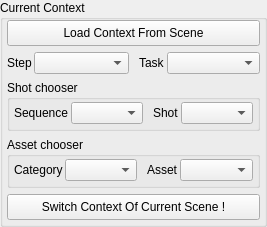
        <widget class="QGroupBox" name="groupBox">
         <property name="title">
          <string>Current Context</string>
         </property>
         <layout class="QVBoxLayout" name="verticalLayout_5">
          <property name="leftMargin">
           <number>4</number>
          </property>
          <property name="topMargin">
           <number>0</number>
          </property>
          <property name="rightMargin">
           <number>4</number>
          </property>
          <property name="bottomMargin">
           <number>4</number>
          </property>
          <item>
           <layout class="QVBoxLayout" name="verticalLayout_13">
            <property name="spacing">
             <number>6</number>
            </property>
            <property name="topMargin">
             <number>0</number>
            </property>
            <item>
             <widget class="QPushButton" name="sm_detect_bt">
              <property name="sizePolicy">
               <sizepolicy hsizetype="Preferred" vsizetype="Preferred">
                <horstretch>0</horstretch>
                <verstretch>0</verstretch>
               </sizepolicy>
              </property>
              <property name="minimumSize">
               <size>
                <width>0</width>
                <height>26</height>
               </size>
              </property>
              <property name="text">
               <string>Load Context From Scene</string>
              </property>
             </widget>
            </item>
            <item>
             <layout class="QHBoxLayout" name="horizontalLayout_10">
              <property name="spacing">
               <number>10</number>
              </property>
              <property name="leftMargin">
               <number>0</number>
              </property>
              <property name="rightMargin">
               <number>0</number>
              </property>
              <item>
               <layout class="QHBoxLayout" name="horizontalLayout">
                <property name="spacing">
                 <number>2</number>
                </property>
                <item>
                 <widget class="QLabel" name="label">
                  <property name="sizePolicy">
                   <sizepolicy hsizetype="Fixed" vsizetype="Fixed">
                    <horstretch>0</horstretch>
                    <verstretch>0</verstretch>
                   </sizepolicy>
                  </property>
                  <property name="text">
                   <string>Step</string>
                  </property>
                 </widget>
                </item>
                <item>
                 <widget class="QComboBox" name="sm_step_dd"/>
                </item>
               </layout>
              </item>
              <item>
               <layout class="QHBoxLayout" name="horizontalLayout_2">
                <property name="spacing">
                 <number>2</number>
                </property>
                <item>
                 <widget class="QLabel" name="label_2">
                  <property name="sizePolicy">
                   <sizepolicy hsizetype="Fixed" vsizetype="Preferred">
                    <horstretch>0</horstretch>
                    <verstretch>0</verstretch>
                   </sizepolicy>
                  </property>
                  <property name="text">
                   <string>Task</string>
                  </property>
                 </widget>
                </item>
                <item>
                 <widget class="QComboBox" name="sm_task_dd"/>
                </item>
               </layout>
              </item>
             </layout>
            </item>
            <item>
             <widget class="QGroupBox" name="sm_shot_chooser_grp">
              <property name="title">
               <string>Shot chooser</string>
              </property>
              <layout class="QHBoxLayout" name="horizontalLayout_14">
               <property name="spacing">
                <number>10</number>
               </property>
               <property name="leftMargin">
                <number>4</number>
               </property>
               <property name="topMargin">
                <number>2</number>
               </property>
               <property name="rightMargin">
                <number>4</number>
               </property>
               <property name="bottomMargin">
                <number>4</number>
               </property>
               <item>
                <layout class="QHBoxLayout" name="horizontalLayout_5">
                 <property name="spacing">
                  <number>2</number>
                 </property>
                 <item>
                  <widget class="QLabel" name="label_5">
                   <property name="sizePolicy">
                    <sizepolicy hsizetype="Fixed" vsizetype="Preferred">
                     <horstretch>0</horstretch>
                     <verstretch>0</verstretch>
                    </sizepolicy>
                   </property>
                   <property name="text">
                    <string>Sequence</string>
                   </property>
                  </widget>
                 </item>
                 <item>
                  <widget class="QComboBox" name="sm_seq_dd"/>
                 </item>
                </layout>
               </item>
               <item>
                <layout class="QHBoxLayout" name="horizontalLayout_6">
                 <property name="spacing">
                  <number>2</number>
                 </property>
                 <item>
                  <widget class="QLabel" name="label_6">
                   <property name="sizePolicy">
                    <sizepolicy hsizetype="Fixed" vsizetype="Preferred">
                     <horstretch>0</horstretch>
                     <verstretch>0</verstretch>
                    </sizepolicy>
                   </property>
                   <property name="text">
                    <string>Shot</string>
                   </property>
                  </widget>
                 </item>
                 <item>
                  <widget class="QComboBox" name="sm_shot_dd"/>
                 </item>
                </layout>
               </item>
              </layout>
             </widget>
            </item>
            <item>
             <widget class="QGroupBox" name="sm_asset_chooser_grp">
              <property name="sizePolicy">
               <sizepolicy hsizetype="Preferred" vsizetype="Preferred">
                <horstretch>0</horstretch>
                <verstretch>0</verstretch>
               </sizepolicy>
              </property>
              <property name="title">
               <string>Asset chooser</string>
              </property>
              <layout class="QHBoxLayout" name="horizontalLayout_15">
               <property name="spacing">
                <number>10</number>
               </property>
               <property name="leftMargin">
                <number>4</number>
               </property>
               <property name="topMargin">
                <number>2</number>
               </property>
               <property name="rightMargin">
                <number>4</number>
               </property>
               <property name="bottomMargin">
                <number>4</number>
               </property>
               <item>
                <layout class="QHBoxLayout" name="horizontalLayout_7">
                 <property name="spacing">
                  <number>2</number>
                 </property>
                 <item>
                  <widget class="QLabel" name="label_3">
                   <property name="sizePolicy">
                    <sizepolicy hsizetype="Fixed" vsizetype="Preferred">
                     <horstretch>0</horstretch>
                     <verstretch>0</verstretch>
                    </sizepolicy>
                   </property>
                   <property name="text">
                    <string>Category</string>
                   </property>
                  </widget>
                 </item>
                 <item>
                  <widget class="QComboBox" name="sm_categ_dd"/>
                 </item>
                </layout>
               </item>
               <item>
                <layout class="QHBoxLayout" name="horizontalLayout_8">
                 <property name="spacing">
                  <number>2</number>
                 </property>
                 <item>
                  <widget class="QLabel" name="label_4">
                   <property name="sizePolicy">
                    <sizepolicy hsizetype="Fixed" vsizetype="Preferred">
                     <horstretch>0</horstretch>
                     <verstretch>0</verstretch>
                    </sizepolicy>
                   </property>
                   <property name="text">
                    <string>Asset</string>
                   </property>
                  </widget>
                 </item>
                 <item>
                  <widget class="QComboBox" name="sm_asset_dd"/>
                 </item>
                </layout>
               </item>
              </layout>
             </widget>
            </item>
            <item>
             <widget class="QPushButton" name="sm_switchContext_bt">
              <property name="sizePolicy">
               <sizepolicy hsizetype="Preferred" vsizetype="Preferred">
                <horstretch>0</horstretch>
                <verstretch>0</verstretch>
               </sizepolicy>
              </property>
              <property name="minimumSize">
               <size>
                <width>0</width>
                <height>26</height>
               </size>
              </property>
              <property name="text">
               <string>Switch Context Of Current Scene !</string>
              </property>
             </widget>
            </item>
           </layout>
          </item>
         </layout>
        </widget>
